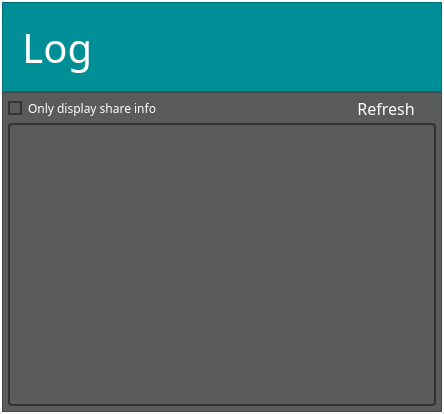
                     <widget class="QGroupBox" name="groupBox_6">
                      <property name="styleSheet">
                       <string notr="true">QGroupBox::title{
	color : white;
	left: 10px;
	margin-left: 0px;
	padding: 0 1px;
}

QGroupBox{
	border-width: 2px;
	border-style: solid;
	border-color: white;
	margin-top: 0.5ex;
	border-radius: 5px;
}</string>
                      </property>
                      <property name="title">
                       <string/>
                      </property>
                      <layout class="QGridLayout" name="gridLayout_23">
                       <property name="leftMargin">
                        <number>0</number>
                       </property>
                       <property name="topMargin">
                        <number>0</number>
                       </property>
                       <property name="rightMargin">
                        <number>0</number>
                       </property>
                       <property name="bottomMargin">
                        <number>0</number>
                       </property>
                       <property name="spacing">
                        <number>0</number>
                       </property>
                       <item row="0" column="0">
                        <layout class="QVBoxLayout" name="verticalLayout_9">
                         <property name="spacing">
                          <number>0</number>
                         </property>
                         <item>
                          <widget class="QFrame" name="frame_25">
                           <property name="minimumSize">
                            <size>
                             <width>0</width>
                             <height>90</height>
                            </size>
                           </property>
                           <property name="maximumSize">
                            <size>
                             <width>16777215</width>
                             <height>100</height>
                            </size>
                           </property>
                           <property name="styleSheet">
                            <string notr="true">background:#008F96;</string>
                           </property>
                           <property name="frameShape">
                            <enum>QFrame::StyledPanel</enum>
                           </property>
                           <property name="frameShadow">
                            <enum>QFrame::Raised</enum>
                           </property>
                           <layout class="QHBoxLayout" name="horizontalLayout_20">
                            <item>
                             <widget class="QLabel" name="label_40">
                              <property name="minimumSize">
                               <size>
                                <width>100</width>
                                <height>50</height>
                               </size>
                              </property>
                              <property name="font">
                               <font>
                                <family>Berlin Sans FB</family>
                                <pointsize>30</pointsize>
                               </font>
                              </property>
                              <property name="styleSheet">
                               <string notr="true">color: rgb(255, 255, 255);</string>
                              </property>
                              <property name="text">
                               <string> Log</string>
                              </property>
                             </widget>
                            </item>
                            <item>
                             <spacer name="horizontalSpacer_5">
                              <property name="orientation">
                               <enum>Qt::Horizontal</enum>
                              </property>
                              <property name="sizeHint" stdset="0">
                               <size>
                                <width>320</width>
                                <height>20</height>
                               </size>
                              </property>
                             </spacer>
                            </item>
                           </layout>
                          </widget>
                         </item>
                         <item>
                          <widget class="QFrame" name="frame_24">
                           <property name="minimumSize">
                            <size>
                             <width>0</width>
                             <height>320</height>
                            </size>
                           </property>
                           <property name="font">
                            <font>
                             <family>Berlin Sans FB</family>
                            </font>
                           </property>
                           <property name="styleSheet">
                            <string notr="true">background-color: rgb(90, 91, 91);
color: rgb(255, 255, 255);</string>
                           </property>
                           <property name="frameShape">
                            <enum>QFrame::StyledPanel</enum>
                           </property>
                           <property name="frameShadow">
                            <enum>QFrame::Raised</enum>
                           </property>
                           <layout class="QGridLayout" name="gridLayout_24">
                            <property name="leftMargin">
                             <number>5</number>
                            </property>
                            <property name="topMargin">
                             <number>0</number>
                            </property>
                            <property name="rightMargin">
                             <number>5</number>
                            </property>
                            <property name="bottomMargin">
                             <number>5</number>
                            </property>
                            <property name="spacing">
                             <number>0</number>
                            </property>
                            <item row="0" column="2">
                             <widget class="QPushButton" name="pushButtonDisplayPoolStats">
                              <property name="minimumSize">
                               <size>
                                <width>100</width>
                                <height>30</height>
                               </size>
                              </property>
                              <property name="font">
                               <font>
                                <family>Berlin Sans FB</family>
                                <pointsize>12</pointsize>
                               </font>
                              </property>
                              <property name="styleSheet">
                               <string notr="true">QPushButton {
	border: none;
	background-color: rgba(0,0,0,0);
	color : white;
}
QPushButton:hover {
	background-color: rgb(51,51,51);
}
QPushButton:pressed {	
	background-color: #7A0000;
}</string>
                              </property>
                              <property name="text">
                               <string>Refresh</string>
                              </property>
                             </widget>
                            </item>
                            <item row="0" column="1">
                             <spacer name="horizontalSpacer_17">
                              <property name="orientation">
                               <enum>Qt::Horizontal</enum>
                              </property>
                              <property name="sizeHint" stdset="0">
                               <size>
                                <width>40</width>
                                <height>20</height>
                               </size>
                              </property>
                             </spacer>
                            </item>
                            <item row="0" column="0">
                             <widget class="QCheckBox" name="checkBoxOnlyShare">
                              <property name="font">
                               <font>
                                <family>Berlin Sans FB</family>
                               </font>
                              </property>
                              <property name="styleSheet">
                               <string notr="true">QCheckBox {
    color:rgb(255,255,255);
}

QCheckBox::indicator {
    width: 10px;
    height: 10px;
}

QCheckBox::indicator:unchecked {
    border:2px solid rgb(51,51,51);
	background:rgb(91,90,90);
}

QCheckBox::indicator:unchecked:pressed {
	border:2px solid rgb(51,51,51);
   	background:rgb(0,143,170);
}

QCheckBox::indicator:checked {
	background-color:rgb(0,143,170);
    border: 2px solid rgb(51,51,51);
}

QCheckBox::indicator:checked:pressed {
    border:2px solid rgb(51,51,51);
	background:rgb(91,90,90);
}

</string>
                              </property>
                              <property name="text">
                               <string>Only display share info</string>
                              </property>
                             </widget>
                            </item>
                            <item row="1" column="0" colspan="3">
                             <widget class="QTextEdit" name="textEdit">
                              <property name="font">
                               <font>
                                <family>Berlin Sans FB</family>
                                <pointsize>14</pointsize>
                                <weight>50</weight>
                                <italic>false</italic>
                                <bold>false</bold>
                               </font>
                              </property>
                              <property name="styleSheet">
                               <string notr="true">QTextEdit {
	background-color: rgb(90, 91, 91);
	color: rgb(255, 255, 255);
	border:2px solid rgb(51,51,51);
	border-radius:4px;
	
	font: 14pt &quot;Berlin Sans FB&quot;;
}

QTextEdit:disabled {
	color:rgb(255,255,255);
	border:2px solid rgb(112,112,112);
	border-radius:4px;
	background:rgb(112,112,112);
}
 QScrollBar:horizontal
 {
     height: 15px;
     margin: 3px 15px 3px 15px;
     border: 1px transparent #2A2929;
     border-radius: 4px;
     background-color: rgb(0, 143, 150);
 }

 QScrollBar::handle:horizontal
 {
     background-color: rgb(51,51,51,220);
     min-width: 5px;
     border-radius: 4px;
 }

 QScrollBar::add-line:horizontal
 {
     margin: 0px 3px 0px 3px;
     border-image: url(:/qss_icons/rc/right_arrow_disabled.png);
     width: 10px;
     height: 10px;
     subcontrol-position: right;
     subcontrol-origin: margin;
 }

 QScrollBar::sub-line:horizontal
 {
     margin: 0px 3px 0px 3px;
     border-image: url(:/qss_icons/rc/left_arrow_disabled.png);
     height: 10px;
     width: 10px;
     subcontrol-position: left;
     subcontrol-origin: margin;
 }

 QScrollBar::add-line:horizontal:hover,QScrollBar::add-line:horizontal:on
 {
     border-image: url(:/qss_icons/rc/right_arrow.png);
     height: 10px;
     width: 10px;
     subcontrol-position: right;
     subcontrol-origin: margin;
 }


 QScrollBar::sub-line:horizontal:hover, QScrollBar::sub-line:horizontal:on
 {
     border-image: url(:/qss_icons/rc/left_arrow.png);
     height: 10px;
     width: 10px;
     subcontrol-position: left;
     subcontrol-origin: margin;
 }

 QScrollBar::up-arrow:horizontal, QScrollBar::down-arrow:horizontal
 {
     background: none;
 }


 QScrollBar::add-page:horizontal, QScrollBar::sub-page:horizontal
 {
     background: none;
 }

 QScrollBar:vertical
 {
     background:rgb(0, 143, 150);
     width: 15px;
     margin: 15px 3px 15px 3px;
     border: 1px transparent #2A2929;
     border-radius: 4px;
 }

 QScrollBar::handle:vertical
 {
     background-color: rgb(51,51,51,220);
     min-height: 5px;
     border-radius: 4px;
 }

 QScrollBar::sub-line:vertical
 {
     margin: 3px 0px 3px 0px;
     border-image: url(:/qss_icons/rc/up_arrow_disabled.png);
     height: 10px;
     width: 10px;
     subcontrol-position: top;
     subcontrol-origin: margin;
 }

 QScrollBar::add-line:vertical
 {
     margin: 3px 0px 3px 0px;
     border-image: url(:/qss_icons/rc/down_arrow_disabled.png);
     height: 10px;
     width: 10px;
     subcontrol-position: bottom;
     subcontrol-origin: margin;
 }

 QScrollBar::sub-line:vertical:hover,QScrollBar::sub-line:vertical:on
 {

     border-image: url(:/qss_icons/rc/up_arrow.png);
     height: 10px;
     width: 10px;
     subcontrol-position: top;
     subcontrol-origin: margin;
 }


 QScrollBar::add-line:vertical:hover, QScrollBar::add-line:vertical:on
 {
     border-image: url(:/qss_icons/rc/down_arrow.png);
     height: 10px;
     width: 10px;
     subcontrol-position: bottom;
     subcontrol-origin: margin;
 }

 QScrollBar::up-arrow:vertical, QScrollBar::down-arrow:vertical
 {
     background: none;
 }


 QScrollBar::add-page:vertical, QScrollBar::sub-page:vertical
 {
     background: none;
 }</string>
                              </property>
                              <property name="readOnly">
                               <bool>true</bool>
                              </property>
                              <property name="html">
                               <string>&lt;!DOCTYPE HTML PUBLIC &quot;-//W3C//DTD HTML 4.0//EN&quot; &quot;http://www.w3.org/TR/REC-html40/strict.dtd&quot;&gt;
&lt;html&gt;&lt;head&gt;&lt;meta name=&quot;qrichtext&quot; content=&quot;1&quot; /&gt;&lt;style type=&quot;text/css&quot;&gt;
p, li { white-space: pre-wrap; }
&lt;/style&gt;&lt;/head&gt;&lt;body style=&quot; font-family:'Berlin Sans FB'; font-size:14pt; font-weight:400; font-style:normal;&quot;&gt;
&lt;p style=&quot;-qt-paragraph-type:empty; margin-top:0px; margin-bottom:0px; margin-left:0px; margin-right:0px; -qt-block-indent:0; text-indent:0px;&quot;&gt;&lt;br /&gt;&lt;/p&gt;&lt;/body&gt;&lt;/html&gt;</string>
                              </property>
                             </widget>
                            </item>
                           </layout>
                          </widget>
                         </item>
                        </layout>
                       </item>
                      </layout>
                     </widget>
